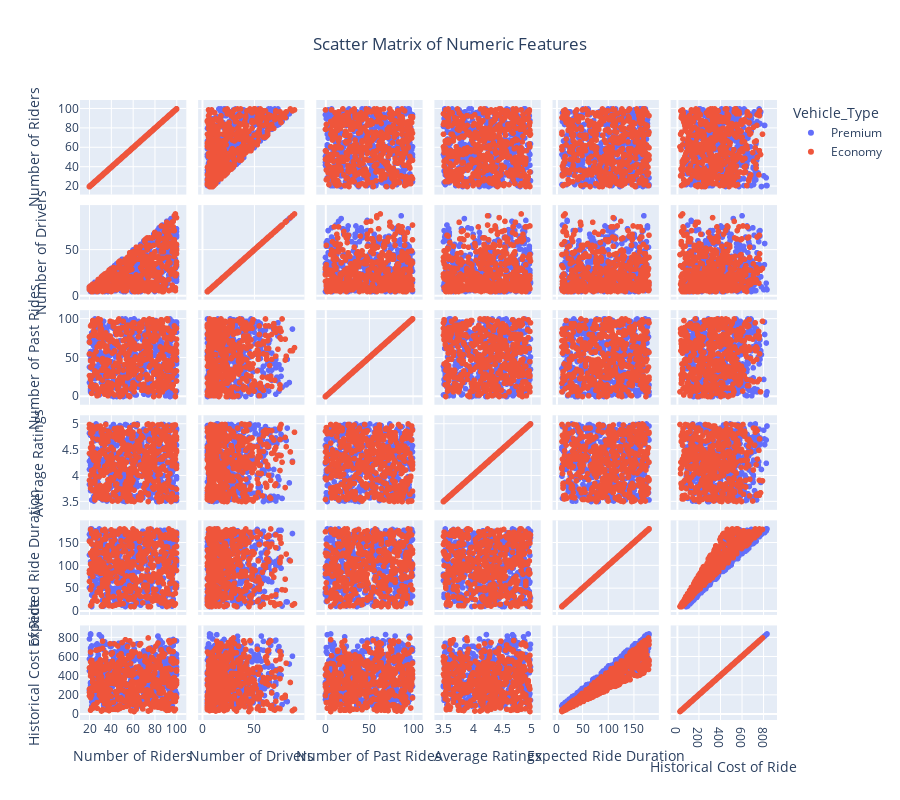

The notebook cell saved with this chart:
### Code cell
import plotly.express as px

# Interactive scatter matrix for numeric variables
fig = px.scatter_matrix(df, dimensions=numeric_columns, color='Vehicle_Type',
                        title="Scatter Matrix of Numeric Features",
                        labels={col: col.replace('_', ' ') for col in numeric_columns})

# Update layout for better readability
fig.update_layout(width=900, height=800, title_x=0.5)
fig.show()

### Figure 1 — Plotly figure (JSON) as saved in the notebook; plotly's stock layout.template omitted (floating-point values rounded to 4 significant figures; data arrays with more than 128 entries replaced by an {"elided": "..."} marker saying what was removed)
{"data": [{"dimensions": [{"axis": {"matches": true}, "label": "Number of Riders", "values": {"elided": "522 int values"}}, {"axis": {"matches": true}, "label": "Number of Drivers", "values": {"elided": "522 int values"}}, {"axis": {"matches": true}, "label": "Number of Past Rides", "values": {"elided": "522 int values"}}, {"axis": {"matches": true}, "label": "Average Ratings", "values": {"elided": "522 float values"}}, {"axis": {"matches": true}, "label": "Expected Ride Duration", "values": {"elided": "522 int values"}}, {"axis": {"matches": true}, "label": "Historical Cost of Ride", "values": {"elided": "522 float values"}}], "hovertemplate": "Vehicle_Type=Premium<br>%{xaxis.title.text}=%{x}<br>%{yaxis.title.text}=%{y}<extra></extra>", "legendgroup": "Premium", "marker": {"color": "#636efa", "symbol": "circle"}, "name": "Premium", "showlegend": true, "type": "splom"}, {"dimensions": [{"axis": {"matches": true}, "label": "Number of Riders", "values": {"elided": "478 int values"}}, {"axis": {"matches": true}, "label": "Number of Drivers", "values": {"elided": "478 int values"}}, {"axis": {"matches": true}, "label": "Number of Past Rides", "values": {"elided": "478 int values"}}, {"axis": {"matches": true}, "label": "Average Ratings", "values": {"elided": "478 float values"}}, {"axis": {"matches": true}, "label": "Expected Ride Duration", "values": {"elided": "478 int values"}}, {"axis": {"matches": true}, "label": "Historical Cost of Ride", "values": {"elided": "478 float values"}}], "hovertemplate": "Vehicle_Type=Economy<br>%{xaxis.title.text}=%{x}<br>%{yaxis.title.text}=%{y}<extra></extra>", "legendgroup": "Economy", "marker": {"color": "#EF553B", "symbol": "circle"}, "name": "Economy", "showlegend": true, "type": "splom"}], "layout": {"dragmode": "select", "height": 800, "legend": {"title": {"text": "Vehicle_Type"}, "tracegroupgap": 0}, "title": {"text": "Scatter Matrix of Numeric Features", "x": 0.5}, "width": 900}}
